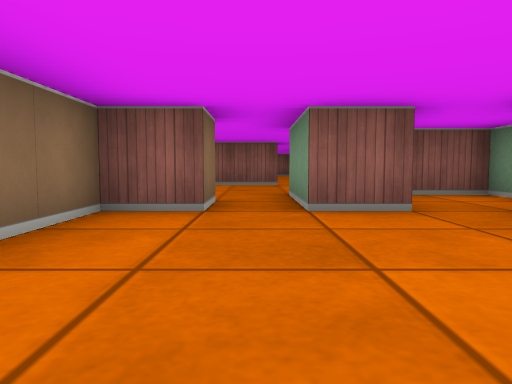
[1] (above)

16 first-person views from a walk through a cub3D level. The camera is about half as high as the walls, tilts 4° down and sees 70° across. The floor is counted in squares. Each view is taken from the middle of a square. On the plan, view 1 faces up. The plan holds only what a view shows up to about 9 squares ahead; the rest is blank. The place goes on beyond the plan.

[2]
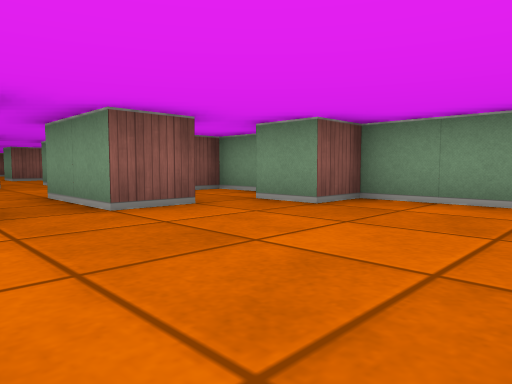

[3]
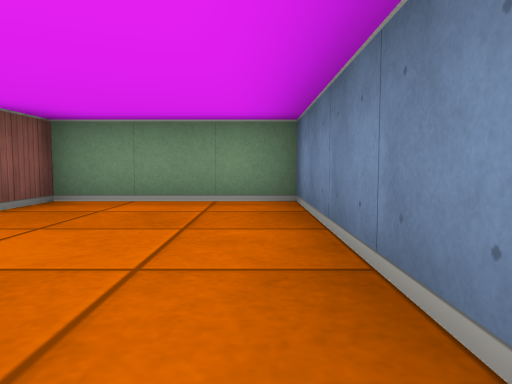

[4]
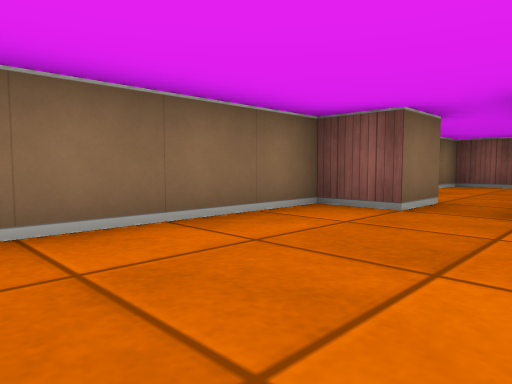

[5]
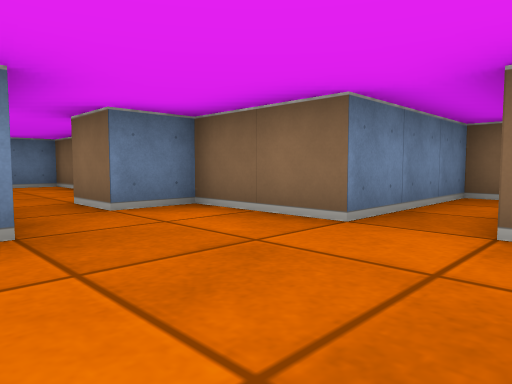

[6]
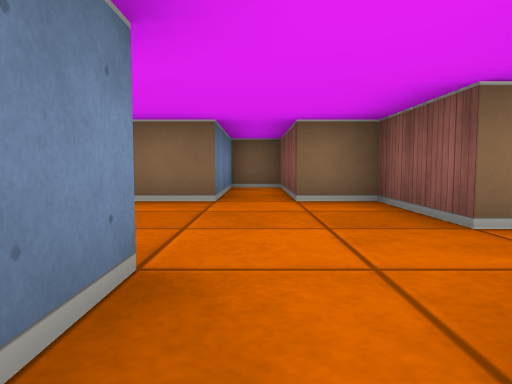

[7]
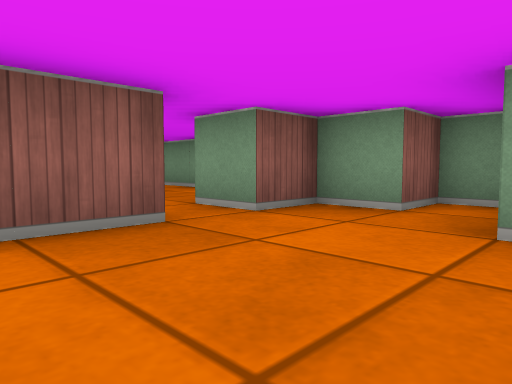

[8]
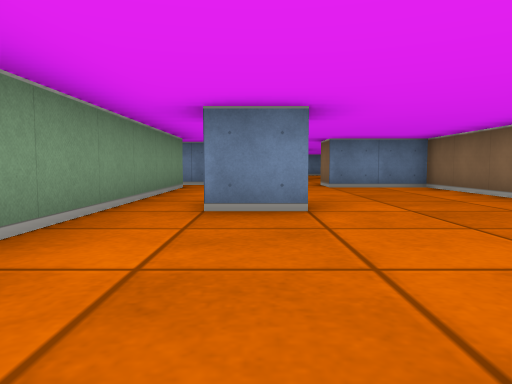

[9]
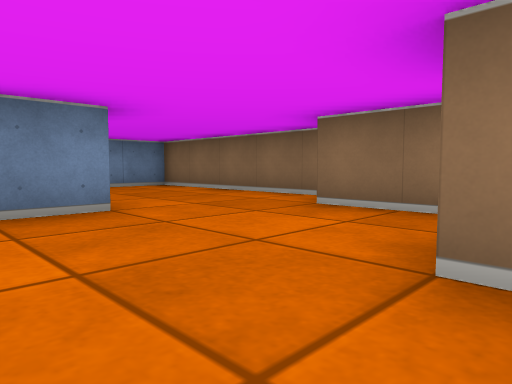

[10]
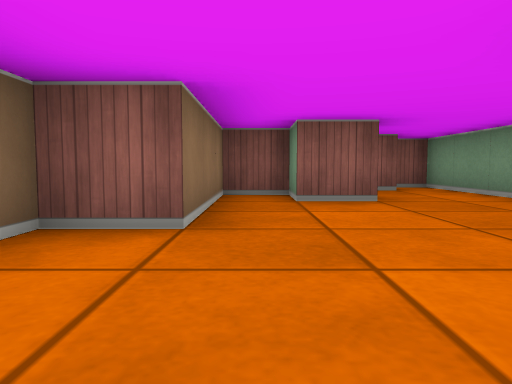

[11]
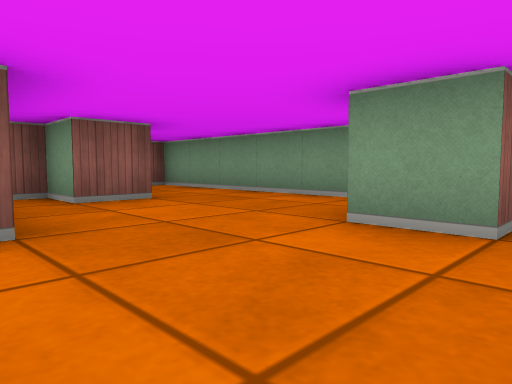

[12]
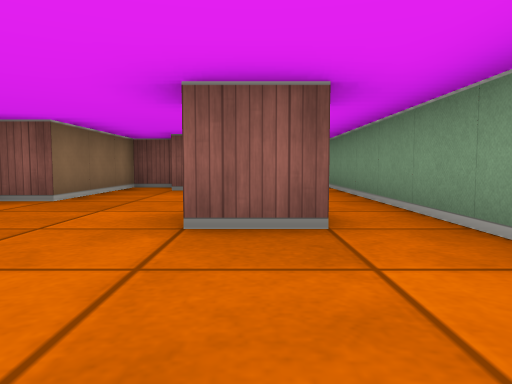

[13]
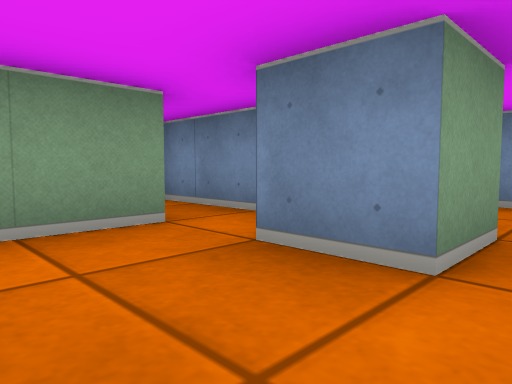

[14]
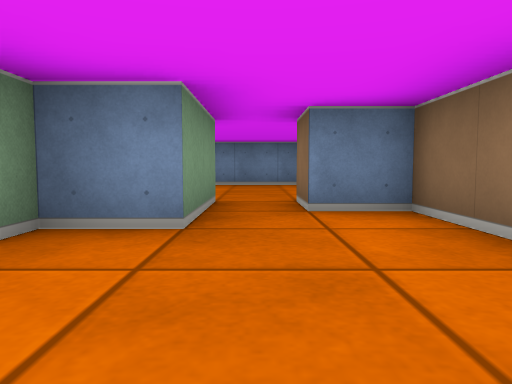

[15]
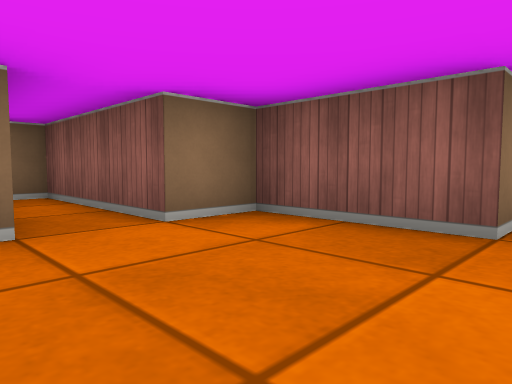

[16]
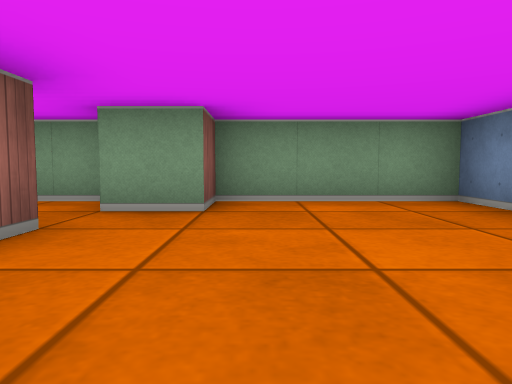

### Floor plan
Points are (right, up) in squares from view 1. A wall is a line through its corners. A room is listed if a view was taken in it or the views show most of it. See-through windows are left out.
Room 1 (views 1, 2, 3, 4, 16)
walls: (1.6, 3.5) (0.5, 3.5) (0.5, 4.5); (-0.5, 4.5) (-0.5, 3.5) (-1.5, 3.5) (-1.5, -0.5) (3.5, -0.5) (3.5, 2.5) (2.5, 2.5) (2.5, 3.5); (3.5, 3.9) (3.5, 5.5) (2.2, 5.5)
ways out: opening at (0, 5) to room 2
Room 2 (views 5, 6, 7, 14, 15)
walls: (0.5, 4.5) (0.5, 5.5) (1.5, 5.5) (1.5, 6.5) (2.4, 6.5); (0.5, 9.5) (0.5, 8.5) (-1.5, 8.5) (-1.5, 7.5) (-4.5, 7.5) (-4.5, 6.5) (-1.5, 6.5) (-1.5, 4.5) (-0.5, 4.5); (3.5, 6.9) (3.5, 7.5) (2.5, 7.5) (2.5, 8.5) (1.5, 8.5) (1.5, 9.5)
ways out: opening at (0, 5) to room 1; opening at (1, 9) to room 3
Room 3 (views 8, 9, 10, 11, 12, 13)
walls: (2.6, 12.5) (1.5, 12.5) (1.5, 13.5) (2.5, 13.5); (1.6, 16.5) (0.5, 16.5); (0.5, 17.5) (-0.5, 17.5) (-0.5, 14.5) (-1.5, 14.5) (-1.5, 9.5) (0.5, 9.5); (1.5, 9.5) (2.5, 9.5); (2.6, 18.5) (2.1, 18.5); (3.5, 9.4) (3.5, 19.5) (2.9, 19.5); (3.1, 8.5) (4.5, 8.5)
ways out: opening at (1, 9) to room 2

Positions as (right, up) in squares from view 1, and headings:
1: (0, 0), facing up
2: (-1, 0), facing up-right
3: (-1, 0), facing right
4: (1, 0), facing up-left
5: (1, 8), facing down-left
6: (3, 7), facing left
7: (-1, 6), facing up-right
8: (2, 17), facing down
9: (3, 17), facing down-left
10: (0, 12), facing up
11: (-1, 12), facing up-right
12: (2, 10), facing up
13: (1, 11), facing down-right
14: (0, 8), facing down
15: (1, 6), facing up-left
16: (-1, 2), facing right
